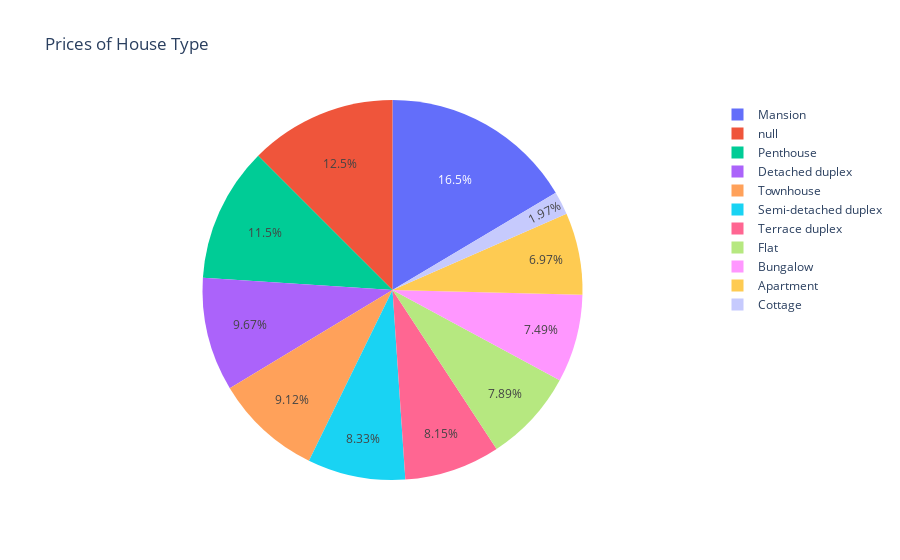

The notebook cell saved with this chart:
### Markdown cell above
* The box plot of the price feature of the house price dataset shows the presence of outliers.
* There are certain houses with prices above the third quarter house price range.
* This can significantly affect the predictive power of our model.

### Code cell
fig = px.pie(train, values='price', names='title', title='Prices of House Type')
fig.show()

### Figure 1 — Plotly figure (JSON) as saved in the notebook; plotly's stock layout.template omitted (floating-point values rounded to 4 significant figures; data arrays with more than 128 entries replaced by an {"elided": "..."} marker saying what was removed)
{"data": [{"domain": {"x": [0, 1], "y": [0, 1]}, "hovertemplate": "title=%{label}<br>price=%{value}<extra></extra>", "labels": {"elided": "14000 str values"}, "legendgroup": "", "name": "", "showlegend": true, "type": "pie", "values": {"elided": "14000 float values"}}], "layout": {"legend": {"tracegroupgap": 0}, "title": {"text": "Prices of House Type"}}}
